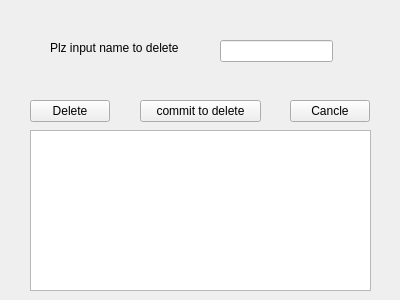
<?xml version="1.0" encoding="UTF-8"?>
<ui version="4.0">
 <class>Widget</class>
 <widget class="QWidget" name="Widget">
  <property name="geometry">
   <rect>
    <x>0</x>
    <y>0</y>
    <width>400</width>
    <height>300</height>
   </rect>
  </property>
  <property name="windowTitle">
   <string>Widget</string>
  </property>
  <widget class="QPushButton" name="pushButtonDelete">
   <property name="geometry">
    <rect>
     <x>30</x>
     <y>100</y>
     <width>80</width>
     <height>22</height>
    </rect>
   </property>
   <property name="text">
    <string>Delete</string>
   </property>
  </widget>
  <widget class="QPushButton" name="pushButtonDeleteForce">
   <property name="geometry">
    <rect>
     <x>140</x>
     <y>100</y>
     <width>121</width>
     <height>22</height>
    </rect>
   </property>
   <property name="text">
    <string>commit to delete</string>
   </property>
  </widget>
  <widget class="QPushButton" name="pushButtonCancle">
   <property name="geometry">
    <rect>
     <x>290</x>
     <y>100</y>
     <width>80</width>
     <height>22</height>
    </rect>
   </property>
   <property name="text">
    <string>Cancle</string>
   </property>
  </widget>
  <widget class="QLabel" name="label">
   <property name="geometry">
    <rect>
     <x>50</x>
     <y>40</y>
     <width>151</width>
     <height>16</height>
    </rect>
   </property>
   <property name="text">
    <string>Plz input name to delete</string>
   </property>
  </widget>
  <widget class="QLineEdit" name="lineEdit">
   <property name="geometry">
    <rect>
     <x>220</x>
     <y>40</y>
     <width>113</width>
     <height>22</height>
    </rect>
   </property>
  </widget>
  <widget class="QTextEdit" name="textEdit">
   <property name="geometry">
    <rect>
     <x>30</x>
     <y>130</y>
     <width>341</width>
     <height>161</height>
    </rect>
   </property>
  </widget>
 </widget>
 <layoutdefault spacing="6" margin="11"/>
 <resources/>
 <connections/>
</ui>
